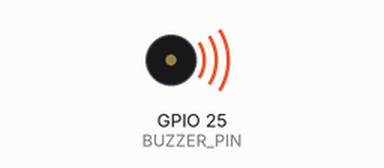
Simulated run of this sketch. Board: ESP32. On the bench: buzzer (waves = sounding, pin HIGH).

Above: at 0.5 s.
Timing chart, 0 to 4.6 s (numbered marks = the images above):
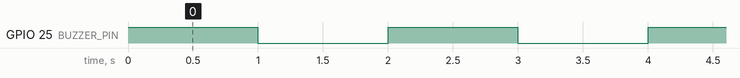

Measured:
- by itself, GPIO 25 (BUZZER_PIN): alternates HIGH for 1.0 s and LOW for 1.0 s

The sketch:

BuzzerTest.ino
```cpp
#define BUZZER_PIN 25 // Replace with the GPIO pin you connected to the buzzer

void setup() {
  pinMode(BUZZER_PIN, OUTPUT); // Set the buzzer pin as an output
}

void loop() {
  digitalWrite(BUZZER_PIN, HIGH); // Turn the buzzer on
  delay(1000);                   // Wait for 1 second
  digitalWrite(BUZZER_PIN, LOW);  // Turn the buzzer off
  delay(1000);                   // Wait for 1 second
}
```
